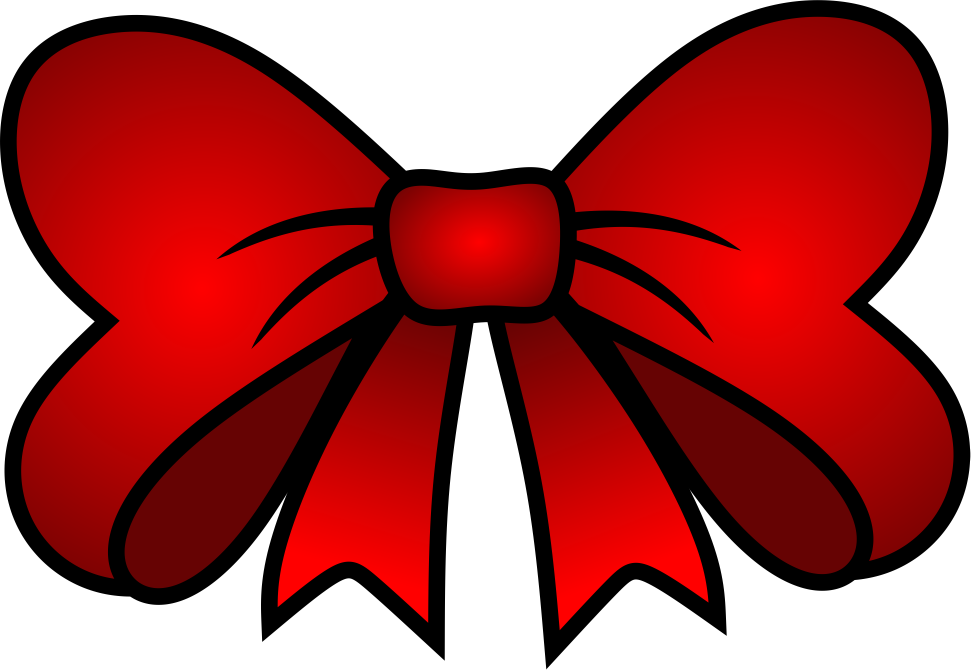
#> input picture marca/nome.png, 1941 x 1339 px (shown at 1/2 size)
$ python rotate.py
#> lines starting #> are read from the running program, lines starting #| are printed output that depends on the picture
from PIL import Image, ImageFont, ImageDraw, ImageOps

im=Image.open("nome.png")
#> im is the input picture: PIL image 1941x1339 RGBA; mean R, G, B, A 172.2, 75.3, 75.3, 179.9

f = ImageFont.load_default()
txt=Image.new('L', (500,50))
#> txt: PIL image 500x50 L; every value is 0
d = ImageDraw.Draw(txt)
d.text( (0, 0), "Someplace Near Boulder",  font=f, fill=255)
w=txt.rotate(17.5,  expand=1)
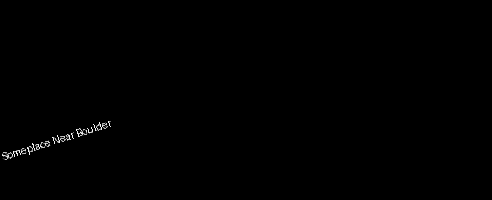
#> w: PIL image 492x200 L; min 0, max 254, mean 0.7

im.paste( ImageOps.colorize(w, (0,0,0), (255,255,84)), (242,60),  w)

im.show()
